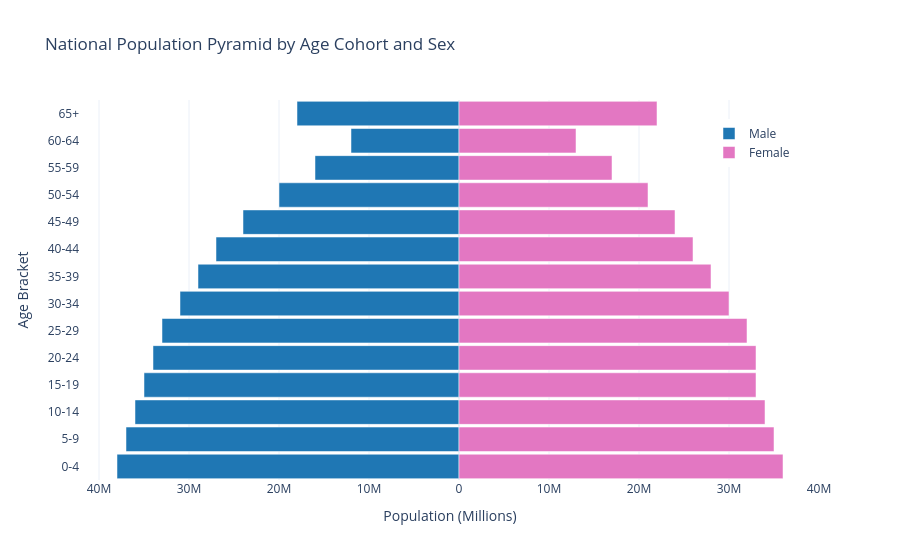

This figure's notebook cell:
### Code cell
import plotly.graph_objects as go
import numpy as np
import pandas as pd

age_groups = ['0-4', '5-9', '10-14', '15-19', '20-24', '25-29', '30-34',
              '35-39', '40-44', '45-49', '50-54', '55-59', '60-64', '65+']

# Simulated age cohort populations (in millions)
male_pop = np.array([38, 37, 36, 35, 34, 33, 31, 29, 27, 24, 20, 16, 12, 18])
female_pop = np.array([36, 35, 34, 33, 33, 32, 30, 28, 26, 24, 21, 17, 13, 22])

fig = go.Figure()

# Left-side bars: Male (plotted with negative values for orientation)
fig.add_trace(go.Bar(
    y=age_groups,
    x=-male_pop,
    name='Male',
    orientation='h',
    marker=dict(color='#1f77b4'),
    hoverinfo='text',
    hovertext=[f'Age: {ag}<br>Male Pop: {pop}M' for ag, pop in zip(age_groups, male_pop)]
))

# Right-side bars: Female
fig.add_trace(go.Bar(
    y=age_groups,
    x=female_pop,
    name='Female',
    orientation='h',
    marker=dict(color='#e377c2'),
    hoverinfo='text',
    hovertext=[f'Age: {ag}<br>Female Pop: {pop}M' for ag, pop in zip(age_groups, female_pop)]
))

# Configure axes so negative x-values display as positive magnitudes
fig.update_layout(
    title='National Population Pyramid by Age Cohort and Sex',
    barmode='relative',
    bargap=0.1,
    template='plotly_white',
    xaxis=dict(
        tickvals=[-40, -30, -20, -10, 0, 10, 20, 30, 40],
        ticktext=['40M', '30M', '20M', '10M', '0', '10M', '20M', '30M', '40M'],
        title='Population (Millions)'
    ),
    yaxis=dict(title='Age Bracket'),
    legend=dict(x=0.85, y=0.95)
)

fig.show()

### Figure 1 — Plotly figure (JSON) as saved in the notebook; plotly's stock layout.template omitted (floating-point values rounded to 4 significant figures)
{"data": [{"hoverinfo": "text", "hovertext": ["Age: 0-4<br>Male Pop: 38M", "Age: 5-9<br>Male Pop: 37M", "Age: 10-14<br>Male Pop: 36M", "Age: 15-19<br>Male Pop: 35M", "Age: 20-24<br>Male Pop: 34M", "Age: 25-29<br>Male Pop: 33M", "Age: 30-34<br>Male Pop: 31M", "Age: 35-39<br>Male Pop: 29M", "Age: 40-44<br>Male Pop: 27M", "Age: 45-49<br>Male Pop: 24M", "Age: 50-54<br>Male Pop: 20M", "Age: 55-59<br>Male Pop: 16M", "Age: 60-64<br>Male Pop: 12M", "Age: 65+<br>Male Pop: 18M"], "marker": {"color": "#1f77b4"}, "name": "Male", "orientation": "h", "type": "bar", "x": [-38, -37, -36, -35, -34, -33, -31, -29, -27, -24, -20, -16, -12, -18], "y": ["0-4", "5-9", "10-14", "15-19", "20-24", "25-29", "30-34", "35-39", "40-44", "45-49", "50-54", "55-59", "60-64", "65+"]}, {"hoverinfo": "text", "hovertext": ["Age: 0-4<br>Female Pop: 36M", "Age: 5-9<br>Female Pop: 35M", "Age: 10-14<br>Female Pop: 34M", "Age: 15-19<br>Female Pop: 33M", "Age: 20-24<br>Female Pop: 33M", "Age: 25-29<br>Female Pop: 32M", "Age: 30-34<br>Female Pop: 30M", "Age: 35-39<br>Female Pop: 28M", "Age: 40-44<br>Female Pop: 26M", "Age: 45-49<br>Female Pop: 24M", "Age: 50-54<br>Female Pop: 21M", "Age: 55-59<br>Female Pop: 17M", "Age: 60-64<br>Female Pop: 13M", "Age: 65+<br>Female Pop: 22M"], "marker": {"color": "#e377c2"}, "name": "Female", "orientation": "h", "type": "bar", "x": [36, 35, 34, 33, 33, 32, 30, 28, 26, 24, 21, 17, 13, 22], "y": ["0-4", "5-9", "10-14", "15-19", "20-24", "25-29", "30-34", "35-39", "40-44", "45-49", "50-54", "55-59", "60-64", "65+"]}], "layout": {"bargap": 0.1, "barmode": "relative", "legend": {"x": 0.85, "y": 0.95}, "title": {"text": "National Population Pyramid by Age Cohort and Sex"}, "xaxis": {"ticktext": ["40M", "30M", "20M", "10M", "0", "10M", "20M", "30M", "40M"], "tickvals": [-40, -30, -20, -10, 0, 10, 20, 30, 40], "title": {"text": "Population (Millions)"}}, "yaxis": {"title": {"text": "Age Bracket"}}}}
